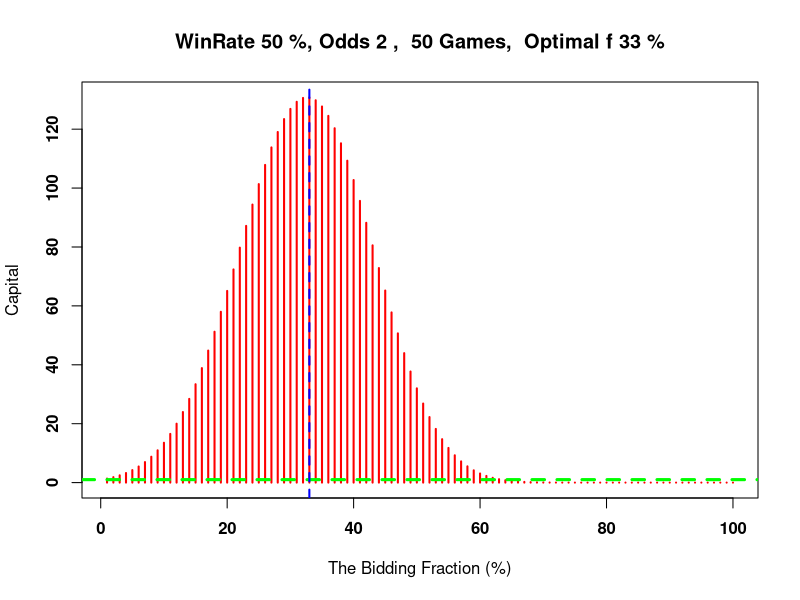

Generate this figure with R:
##finding_the_optimal_f_for_gamblig##

nbet=50	## number of bidding
odds=2		## odds
pwin=0.5	## win rate
initM=1		## initial capital

Fcapital=rep(0,100);k=1			## The profit when bidding f
dice=sample(0:1,size=nbet,prob=c(0.5,0.5),replace=T)	## Gamble Simulation

for (f in seq(0.01,0.99,by=0.01)){	## all bidding fraction
capital=rep(initM,1)  			## current capital

	for(i in 2:nbet){
	capital[i]=dice[i]*capital[i-1]*f*(1+odds)+capital[i-1]*(1-f)} 	## capital when bidding f  

Fcapital[k]=capital[nbet];k=k+1}		

plot(Fcapital,type="h",col="red",lwd=2,font=2
,xlab="The Bidding Fraction (%)",ylab="Capital"
,main=paste("WinRate",pwin*100,"%,","Odds",odds,", ",nbet,"Games, "
,"Optimal f",tail(order(Fcapital),1),"%"))

abline(h=initM,col="green",lty=2,lwd=3)
abline(v=tail(order(Fcapital),1),col="blue",lty=2,lwd=2)

